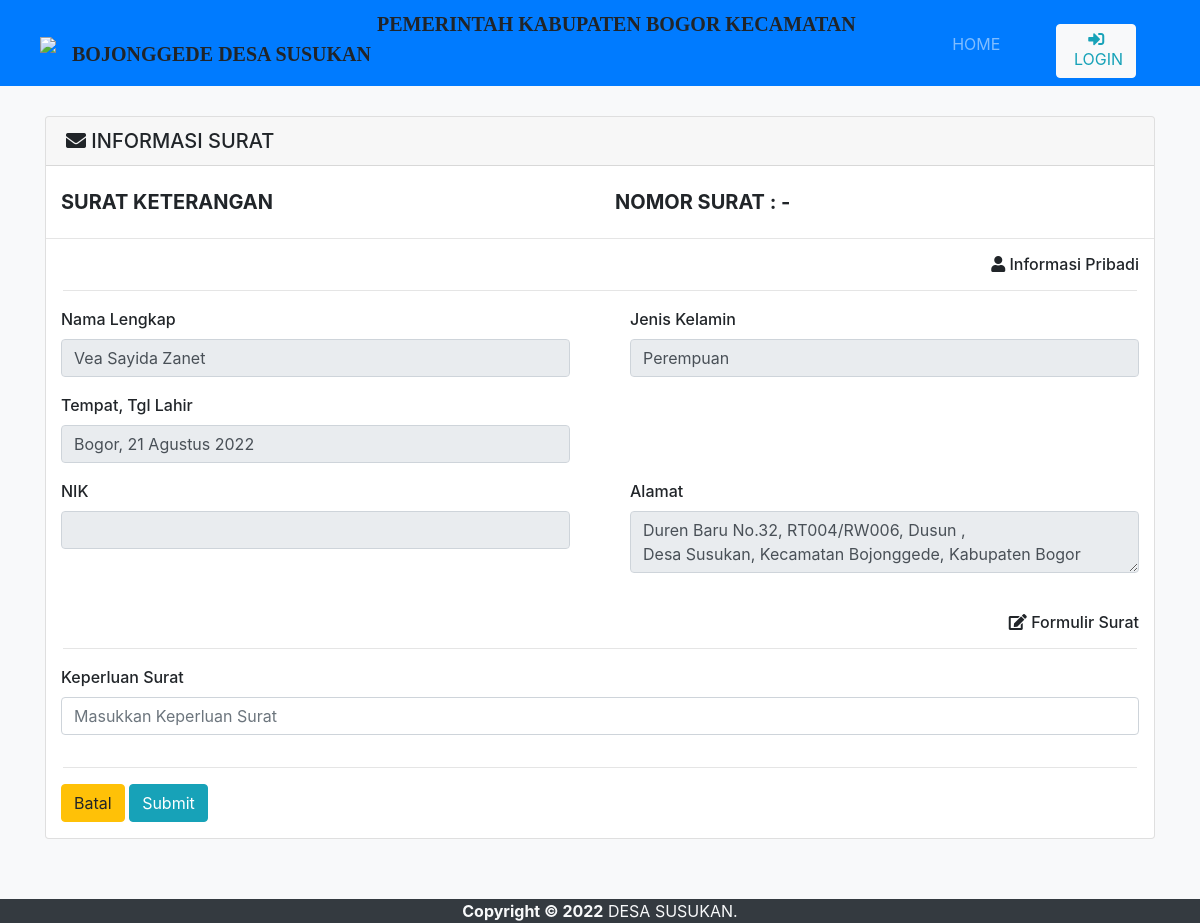
The app's page /status/surat_keterangan_tidak_mampu/info-surat.php with its own data.
### tables this page shows
CREATE TABLE `penduduk` (
  `id_penduduk` int(11) NOT NULL,
  `nik` varchar(20) NOT NULL,
  `nama` varchar(100) NOT NULL,
  `tempat_lahir` varchar(50) NOT NULL,
  `tgl_lahir` date NOT NULL,
  `jenis_kelamin` varchar(10) NOT NULL,
  `agama` varchar(15) NOT NULL,
  `jalan` varchar(100) NOT NULL,
  `dusun` varchar(50) NOT NULL,
  `rt` varchar(5) NOT NULL,
  `rw` varchar(5) NOT NULL,
  `desa` varchar(50) NOT NULL,
  `kecamatan` varchar(50) NOT NULL,
  `kota` varchar(50) NOT NULL,
  `no_kk` varchar(20) NOT NULL,
  `pend_kk` varchar(20) NOT NULL,
  `pend_terakhir` varchar(20) NOT NULL,
  `pend_ditempuh` varchar(20) NOT NULL,
  `pekerjaan` varchar(50) NOT NULL,
  `status_perkawinan` varchar(20) NOT NULL,
  `status_dlm_keluarga` varchar(20) NOT NULL,
  `kewarganegaraan` varchar(5) NOT NULL,
  `nama_ayah` varchar(50) NOT NULL,
  `nama_ibu` varchar(50) NOT NULL
);

### status/surat_keterangan_tidak_mampu/info-surat.php (the view, shortened to what this page needs)
<?php
	include ('../../config/koneksi.php');
	$nik = $_POST['fnik'];
	$qCekNik = mysqli_query($connect,"SELECT * FROM penduduk WHERE nik = '$nik'");
	$row = mysqli_num_rows($qCekNik);
	if($row > 0){
		$data = mysqli_fetch_assoc($qCekNik);
		if($data['nik']==$nik){
?>
<body class="bg-light">
	<div class="container" style="max-height:cover; padding-top:30px;  padding-bottom:60px; position:relative; min-height: 100%;">
		<div class="row">
			<div class="col-md-12">
				<div class="card">
					<h5 class="card-header"><i class="fas fa-envelope"></i> INFORMASI SURAT</h5>
					<br>
					<div class="container-fluid">
						<div class="row">
							<a class="col-sm-6"><h5><b>SURAT KETERANGAN</b></h5></a>
							<a class="col-sm-6"><h5><b>NOMOR SURAT : -</b></h5></a>
						</div>
					</div>
					<hr>
					<form method="post" action="simpan-surat.php">
						<h6 class="container-fluid" align="right"><i class="fas fa-user"></i> Informasi Pribadi</h6><hr width="97%">
						<div class="row">
							<div class="col-sm-6">
							    <div class="form-group">
						           	<label class="col-sm-12" style="font-weight: 500;">Nama Lengkap</label>
						           	<div class="col-sm-12">
						               	<input type="text" name="fnama" class="form-control" style="text-transform: capitalize;" value="<?php echo $data['nama']; ?>" readonly>
						           	</div>
						        </div>
							</div>
							<div class="col-sm-6">
							    <div class="form-group">
						           	<label class="col-sm-12" style="font-weight: 500;">Jenis Kelamin</label>
						           	<div class="col-sm-12">
						               	<input type="text" name="fjenis_kelamin" class="form-control" style="text-transform: capitalize;" value="<?php echo $data['jenis_kelamin']; ?>" readonly>
						           	</div>
						        </div>
							</div>
							<div class="col-sm-6">
							    <div class="form-group">
						           	<label class="col-sm-12" style="font-weight: 500;">Tempat, Tgl Lahir</label>
						           	<div class="col-sm-12">
						           		<?php
											$tgl_lhr = date($data['tgl_lahir']);
											$tgl = date('d ', strtotime($tgl_lhr));
											$bln = date('F', strtotime($tgl_lhr));
											$thn = date(' Y', strtotime($tgl_lhr));
											$blnIndo = array(
											    'January' => 'Januari',
											    'February' => 'Februari',
											    'March' => 'Maret',
											    'April' => 'April',
											    'May' => 'Mei',
											    'June' => 'Juni',
											    'July' => 'Juli',
											    'August' => 'Agustus',
											    'September' => 'September',
											    'October' => 'Oktober',
											    'November' => 'November',
											    'December' => 'Desember'
											);
										?>
						               	<input type="text" name="ftempat_tgl_lahir" class="form-control" style="text-transform: capitalize;" value="<?php echo $data['tempat_lahir'], ", ", $tgl . $blnIndo[$bln] . $thn; ?>" readonly>
						           	</div>
						        </div>
							</div>
						</div>
						<div class="row">
							<div class="col-sm-6">
						      	<div class="form-group">
						           	<label class="col-sm-12" style="font-weight: 500;">NIK</label>
						           	<div class="col-sm-12">
						               	<input type="text" name="fnik" class="form-control" value="<?php echo $data['nik']; ?>" readonly>
						           	</div>
						        </div>
						  	</div>
						  	<div class="col-sm-6">
						      	<div class="form-group">
						           	<label class="col-sm-12" style="font-weight: 500;">Alamat</label>
						           	<div class="col-sm-12">
						               	<textarea type="text" name="falamat" class="form-control" style="text-transform: capitalize;" readonly><?php echo $data['jalan'] . ", RT" . $data['rt'] . "/RW" . $data['rw'] . ", Dusun " . $data['dusun'] . ",\nDesa " . $data['desa'] . ", Kecamatan " . $data['kecamatan'] . ", " . $data['kota']; ?></textarea>
						           	</div>
						        </div>
						  	</div>
						</div>
						<br>
						<h6 class="container-fluid" align="right"><i class="fas fa-edit"></i> Formulir Surat</h6><hr width="97%">
						<div class="row">
						  	<div class="col-sm-12">
						      	<div class="form-group">
						           	<label class="col-sm-12" style="font-weight: 500;">Keperluan Surat</label>
						           	<div class="col-sm-12">
						               	<input type="text" name="fkeperluan" class="form-control" style="text-transform: capitalize;" placeholder="Masukkan Keperluan Surat" required>
						           	</div>
						        </div>
						  	</div>
						</div>
						<hr width="97%">
						<div class="container-fluid">
		                	<input type="reset" class="btn btn-warning" value="Batal">
		                	<input type="submit" name="submit" class="btn btn-info" value="Submit">
		              	</div>
					</form>
				</div>
			</div>
		</div>
	</div>
</body>
<?php
		}
	}else{
		header("location:index.php?pesan=gagal");
	}
?>

### records on screen
penduduk: fnama "Vea Sayida Zanet", fjenis_kelamin "Perempuan", ftempat_tgl_lahir "Bogor, 21 Agustus 2022", falamat "Duren baru no.32, RT004/RW006, Dusun , Desa Susukan, Kecamatan Bojonggede, Kabupaten Bogor"
